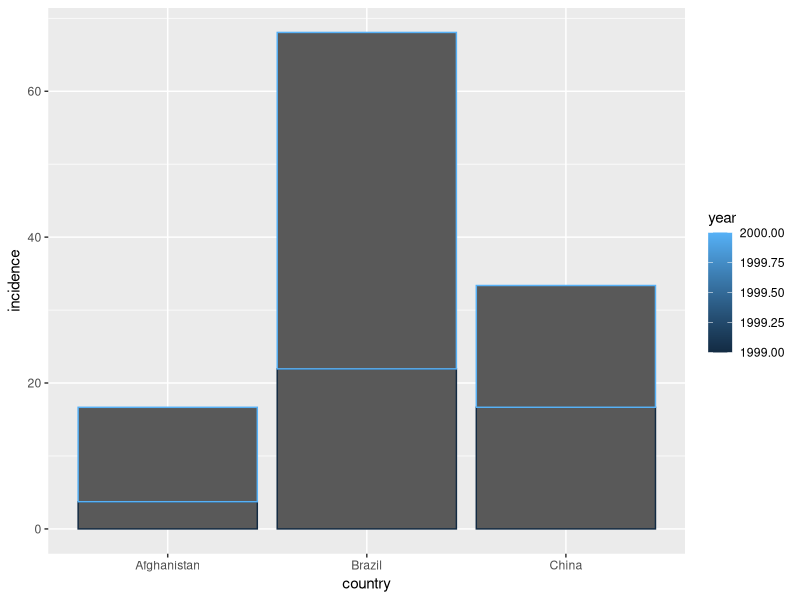
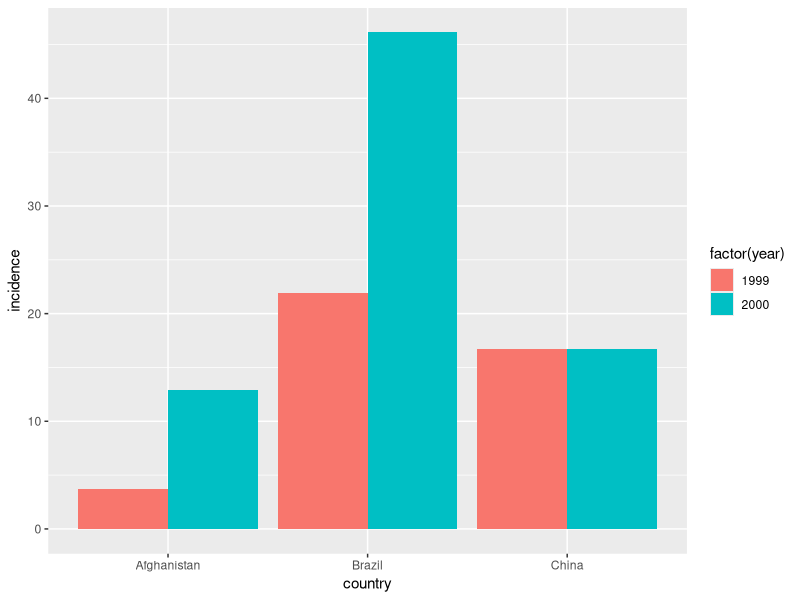
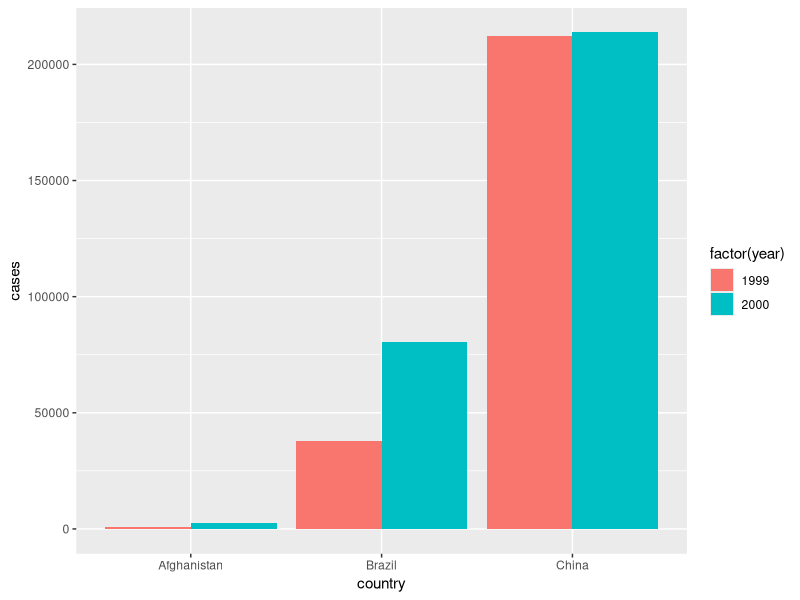
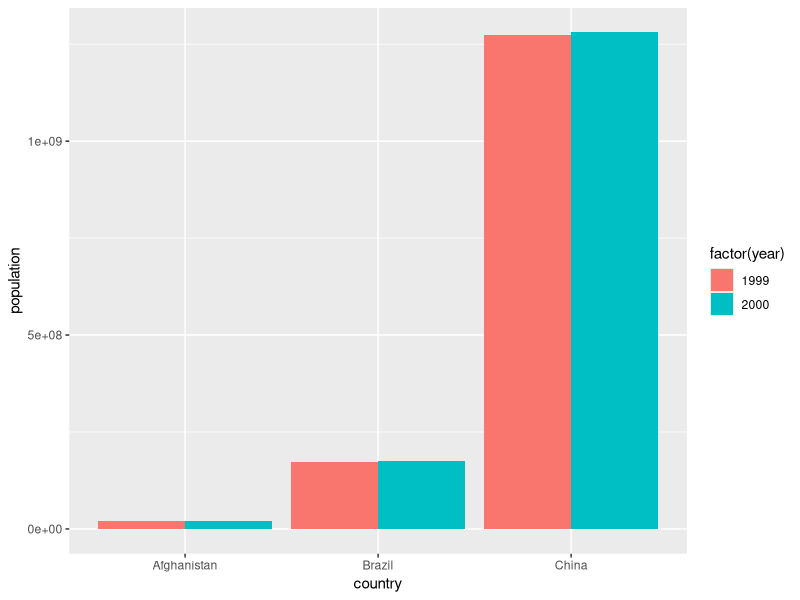
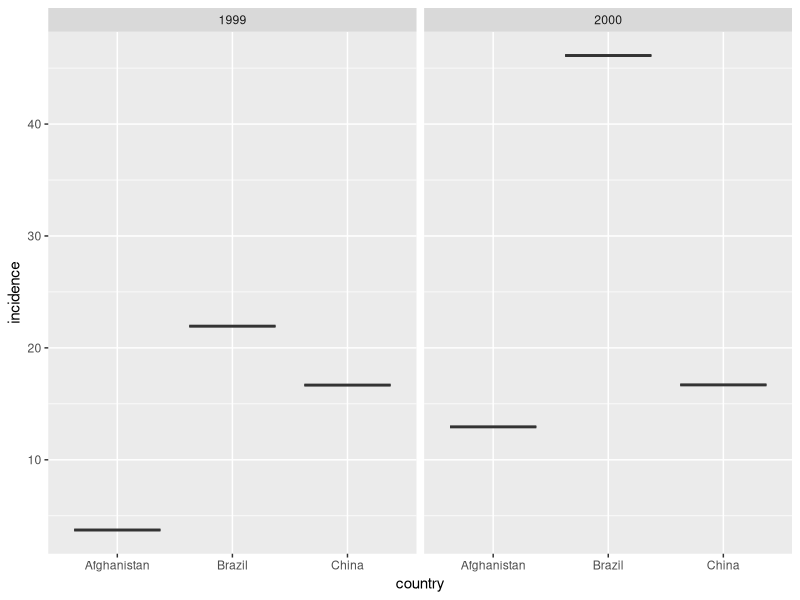
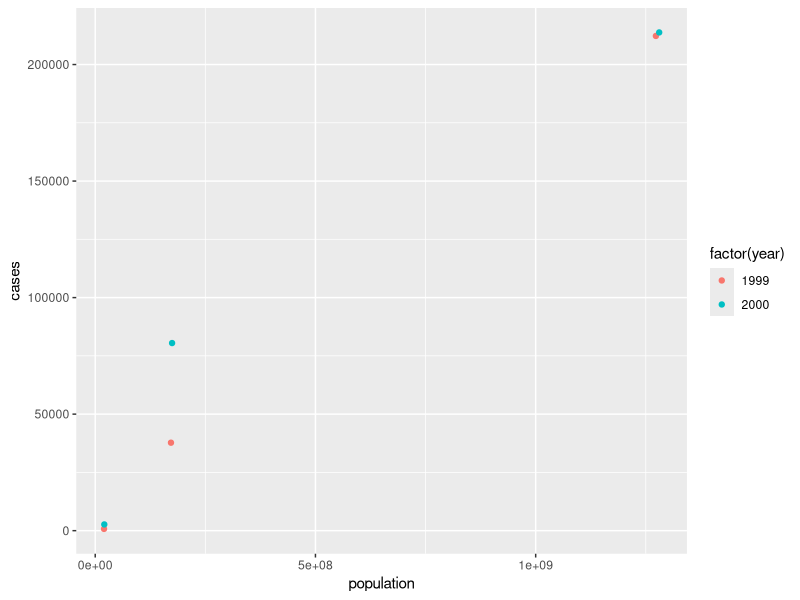
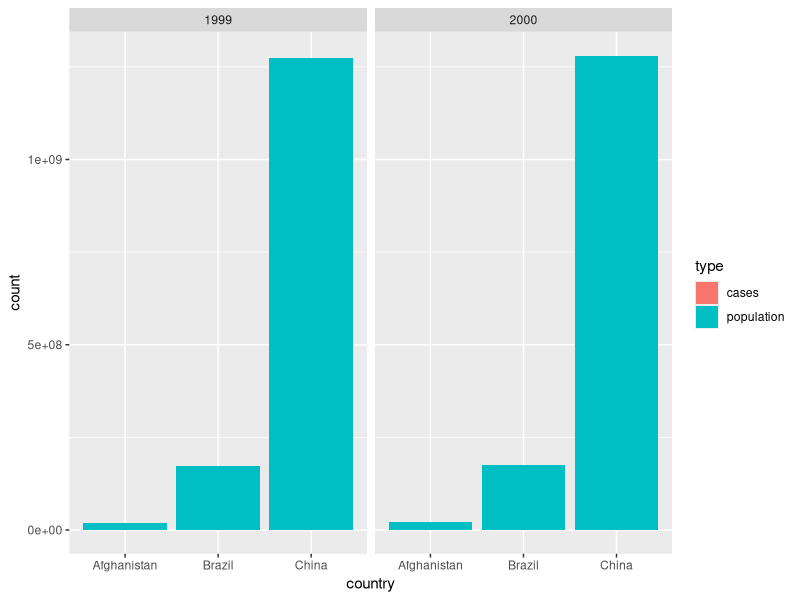

R code for these plots, in order:
library(tidyverse)

table1

table1_inc <-
  table1 %>%
  mutate(incidence = cases / population * 1e5)

table1_inc %>%
  ggplot(aes(x = country, y = incidence, color = year)) +
  geom_col()

table1_inc %>%
  ggplot(aes(x = country, y = incidence, fill = factor(year))) +
  geom_col(position = "dodge")

table1 %>%
  ggplot(aes(x = country, y = cases, fill = factor(year))) +
  geom_col(position = "dodge")

table1 %>%
  ggplot(aes(x = country, y = population, fill = factor(year))) +
  geom_col(position = "dodge")

table1 %>%
  mutate(incidence = cases / population * 1e5) %>%
  ggplot(aes(x = country, y = incidence)) +
  facet_wrap(~year) +
  geom_boxplot()

table1 %>%
  ggplot(aes(x = population, y = cases, color = factor(year))) +
  geom_point()

table2

table2 %>%
  ggplot(aes(y = count, fill = type, x = country)) +
  geom_col() +
  facet_wrap(~year)

table1 %>%
  gather("type", "count", -country, -year)

table2_inc <-
  table1_inc %>%
  gather("type", "count", -country, -year)

table2_inc

table2 %>%
  spread(type, count)

table2_inc %>%
  spread(type, count)

table2_inc %>%
  slice(-11) %>%
  spread(type, count)

table2_inc %>%
  slice(-11) %>%
  spread(type, count, fill = -99)

table2_inc %>%
  spread(year, count)

table2 %>%
  xtabs(formula = count ~ .) %>%
  ftable()

table2 %>%
  xtabs(count ~ ., data = .) %>%
  ftable()

table2 %>%
  xtabs(count ~ ., .) %>%
  ftable()

?magrittr::`%>%`

Titanic %>%
  ftable()
